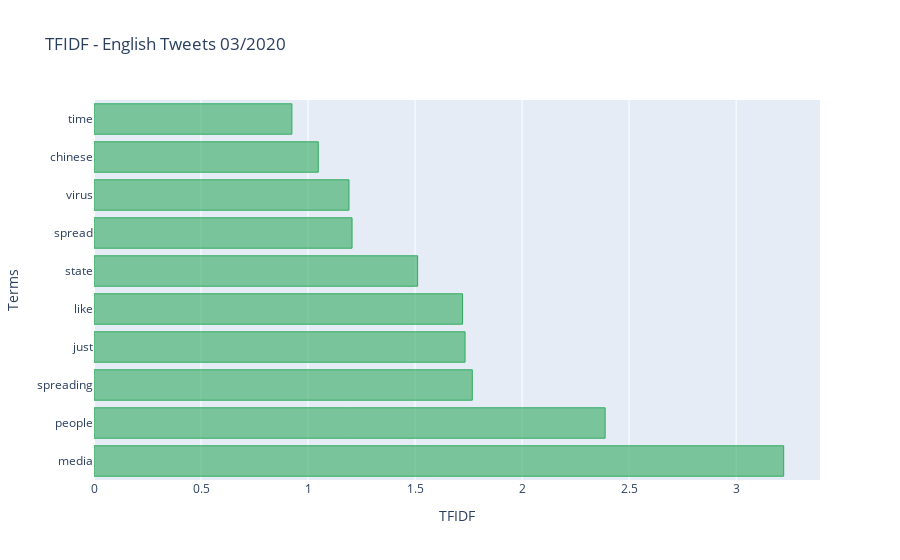

Notebook source saved alongside this figure:
### Code cell
plt_data = [go.Bar(
            x= list(ordering['rank'].head(10)),
            y= list(ordering['term'].head(10)),
            orientation='h',
            marker=dict(
                color='rgba(50, 171, 96, 0.6)',
                line=dict(
                    color='rgba(50, 171, 96, 1.0)',
                    width=1),),)]

plt_layout = ({"title": "TFIDF - English Tweets 03/2020",
                       "yaxis": {"title":"Terms"},
                       "xaxis": {"title":"TFIDF"},
                       "showlegend": False})

fig = go.Figure(data=plt_data, layout=plt_layout)

fig.show()

### Figure 1 — Plotly figure (JSON) as saved in the notebook; plotly's stock layout.template omitted (floating-point values rounded to 4 significant figures)
{"data": [{"marker": {"color": "rgba(50, 171, 96, 0.6)", "line": {"color": "rgba(50, 171, 96, 1.0)", "width": 1}}, "orientation": "h", "type": "bar", "x": [3.222, 2.388, 1.768, 1.734, 1.722, 1.512, 1.206, 1.191, 1.048, 0.9246], "y": ["media", "people", "spreading", "just", "like", "state", "spread", "virus", "chinese", "time"]}], "layout": {"showlegend": false, "title": {"text": "TFIDF - English Tweets 03/2020"}, "xaxis": {"title": {"text": "TFIDF"}}, "yaxis": {"title": {"text": "Terms"}}}}
